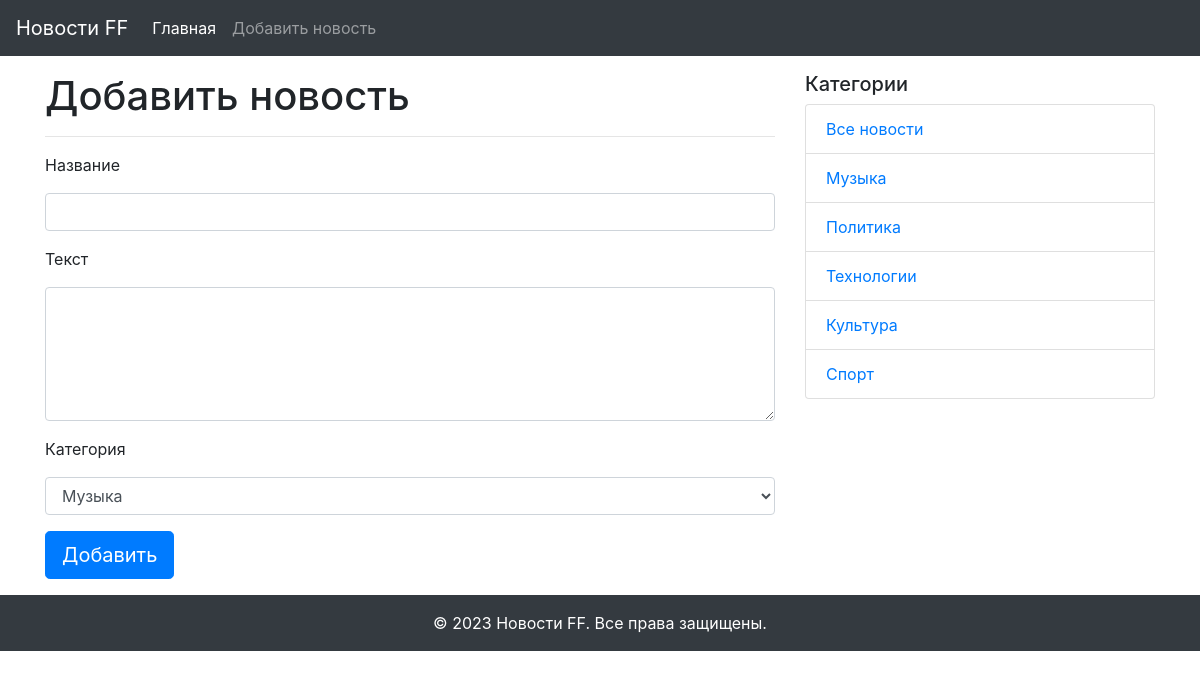
The page /add_news on the database its author committed.
### models.py (models this page shows, shortened)
class Category(db.Model):
    id = db.Column(db.Integer, primary_key=True)
    title = db.Column(db.String(255), nullable=False)
    news = db.relationship('News', back_populates='category')

### views.py (the view, shortened to what this page needs)
@app.route('/add_news', methods=['GET', 'POST'])
def add_news():
    form = NewsForm()
    categories_list = Category.query.all()
    return render_template(
        'add_news.html',
        form=form,
        categories_list=categories_list
    )

### forms.py
class NewsForm(FlaskForm):
    title = StringField(
        'Название',
        validators=[DataRequired(message='Поле не должно быть пустым'),
                    Length(max=255, message='Введите заголовок длиной до 255 символов')]
    )
    text = TextAreaField(
        'Текст',
        validators=[DataRequired(message='Поле не должно быть пустым')]
    )
    category = SelectField(
        'Категория',
        choices=get_categories()
    )
    submit = SubmitField(
        'Добавить'
    )

### templates/add_news.html (shortened to what this page needs)
{% extends "base.html" %}
{% block content %}
  <h1>Добавить новость</h1>
  <hr>
  <form method="POST" action="" novalidate>
    <div class="form-group">
      <label>{{ form.title.label }}</label>
      {{ form.title(class="form-control") }}
    </div>
    <div class="form-group">
      <label>{{ form.text.label }}</label>
      {{ form.text(class="form-control", rows="5") }}
    </div>
    <div class="form-group">
      <label>{{ form.category.label }}</label>
      {{ form.category(class="form-control", rows="5") }}
    </div>
    {{ form.submit(class="btn btn-primary btn-lg") }}
  </form>
{% endblock content %}

### templates/side_navigation.html
<div class="col-md-4">
  <h5>Категории</h5>
  <ul class="list-group">
    <li class="list-group-item"><a href="{{ url_for('index') }}">Все новости</a></li>
    {% for category in categories_list %}
      <li class="list-group-item"><a href="{{ url_for('news_in_category', id=category.id) }}">{{ category.title }}</a></li>
    {% endfor %}
  </ul>
</div>

### rows shown on the page
Category: title "Музыка"
Category: title "Политика"
Category: title "Технологии"
Category: title "Культура"
Category: title "Спорт"
